Frame 1 (no input): blank canvas, image omitted
Frame 60 (the mouse pressed at the canvas centre just before this capture): blank canvas, image omitted
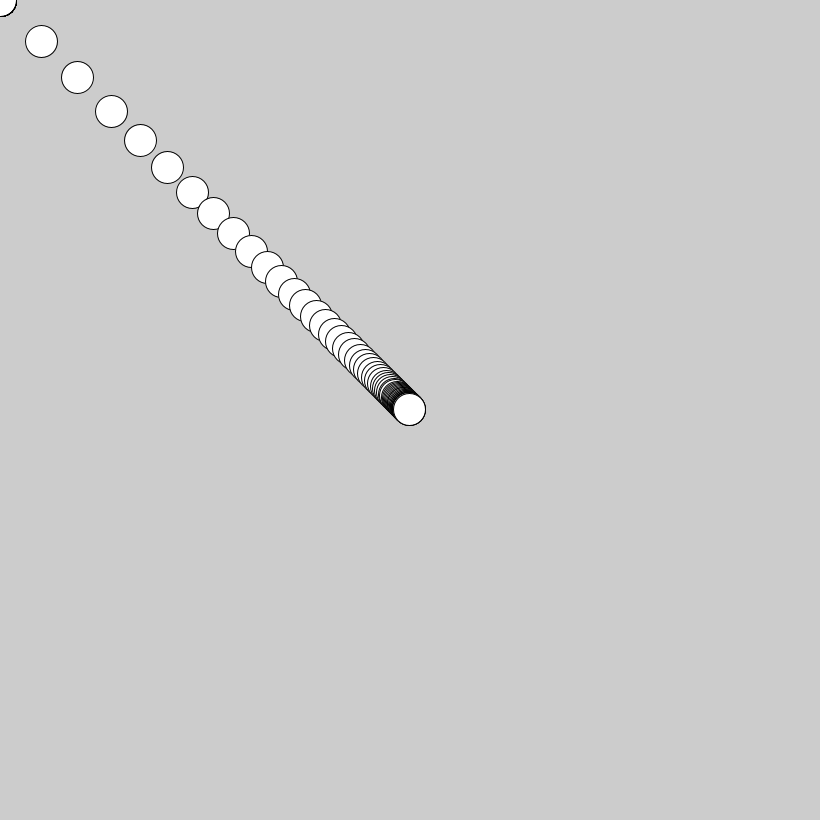
Frame 120 (the mouse held since frame 60 and released just before this capture)

The Processing sketch whose frames 1 and 60 were blank and that drew this single picture after the mouse press (run headless with seeded random() and noise(); from frame 60 on, the mouse is pressed at the canvas centre):

// Processing sketch: sketch_motion_easing_03
// ── sketch_motion_easing_03.pde
// Move from destination point to target point with acceleration
float x;
float y;
float easing = 0.01;
float diameter = 32;
          
void setup() {
  size(820, 820);
  smooth();      
}
          
void draw() {
  //background(0);
  float targetX = mouseX;
  float targetY = mouseY;
  x += (targetX - x) * sqrt(easing);
  y += (targetY - y) * sqrt(easing);
 
  ellipse(x, y, diameter, diameter);
} 

void keyPressed() {
 background(255); 
}
